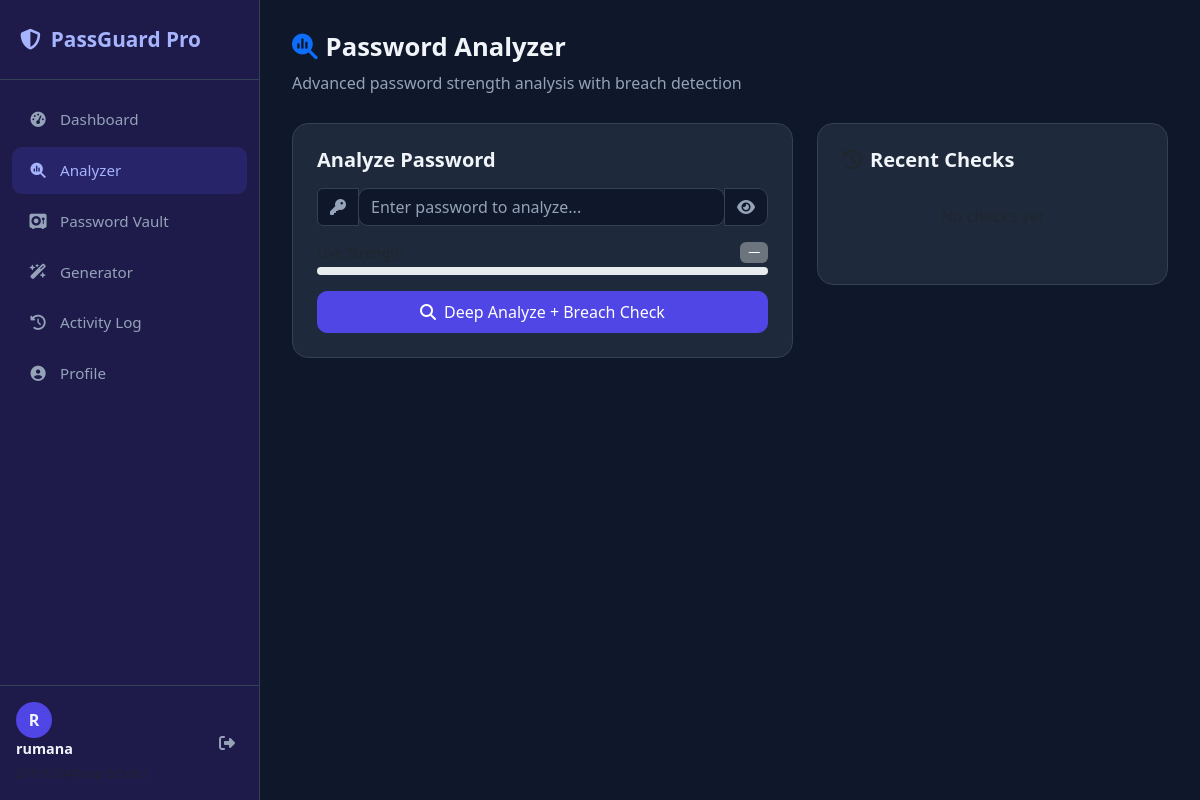
The page /analyzer/ (signed in) on the database as committed earlier.
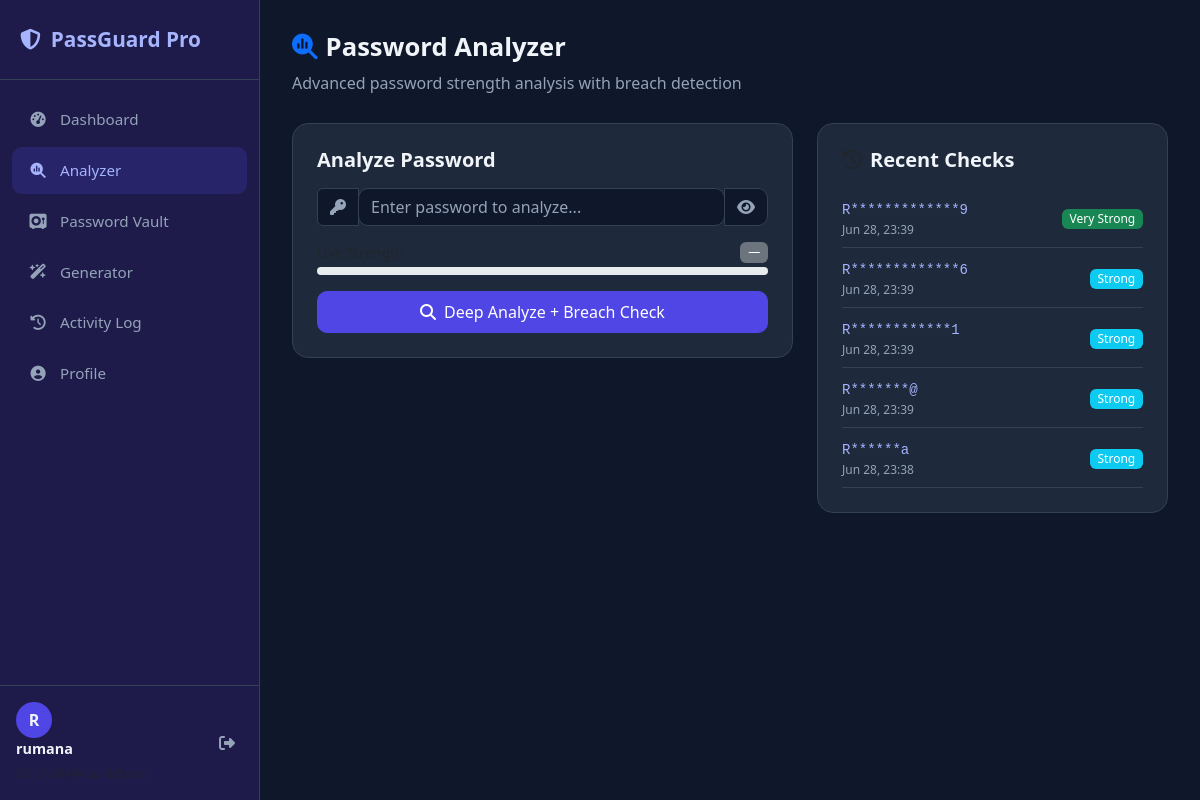
The same page on the database as committed later.
### analyzer/models.py (models this page shows, shortened)
class PasswordAnalysis(models.Model):
    user = models.ForeignKey(User, on_delete=models.CASCADE)
    password_masked = models.CharField(max_length=100)
    strength_label = models.CharField(max_length=20)
    strength_score = models.IntegerField()
    entropy = models.FloatField(default=0)
    was_breached = models.BooleanField(default=False)
    breach_count = models.IntegerField(default=0)
    checked_at = models.DateTimeField(auto_now_add=True)

### analyzer/views.py (the view)
# urls.py: path('', views.analyzer_view, name='analyzer'),
@login_required
def analyzer_view(request):
    recent = PasswordAnalysis.objects.filter(
        user=request.user
    ).order_by('-checked_at')[:5]
    return render(request, 'analyzer/analyzer.html', {'recent': recent})

### templates/analyzer/analyzer.html (shortened to what this page needs)
{% extends 'base.html' %}
{% block content %}
<div class="page-header">
  <h2><i class="fas fa-magnifying-glass-chart me-2 text-primary"></i>Password Analyzer</h2>
  <p>Advanced password strength analysis with breach detection</p>
</div>
<div class="row g-4">
  <div class="col-lg-7">
    <div class="card p-4 mb-4">
      <h5 class="mb-3 fw-bold">Analyze Password</h5>
      <div class="input-group mb-3">
        <span class="input-group-text"><i class="fas fa-key"></i></span>
        <input type="password" id="passwordInput" class="form-control"
               placeholder="Enter password to analyze..." autocomplete="off"/>
        <button class="btn btn-outline-secondary" id="toggleBtn">
          <i class="fas fa-eye" id="eyeIcon"></i>
        </button>
      </div>
      <div class="mb-3">
        <div class="d-flex justify-content-between mb-1">
          <small class="text-muted">Live Strength</small>
          <span id="liveLabel" class="badge bg-secondary">—</span>
        </div>
        <div class="progress" style="height:8px;border-radius:8px;">
        </div>
      </div>
      <button class="btn btn-primary w-100 py-2" id="analyzeBtn">
        <i class="fas fa-search me-2"></i>Deep Analyze + Breach Check
      </button>
    </div>
  </div>
  <div class="col-lg-5">
    <div class="card p-4">
      <h5 class="fw-bold mb-3"><i class="fas fa-clock-rotate-left me-2 text-muted"></i>Recent Checks</h5>
      {% if recent %}
        {% for check in recent %}
        <div class="d-flex justify-content-between align-items-center py-2"
             style="border-bottom:1px solid #334155;">
          <div>
            <code style="color:#a5b4fc;">{{ check.password_masked }}</code>
            <div style="font-size:0.75rem;color:#94a3b8;">{{ check.checked_at|date:"M d, H:i" }}</div>
          </div>
          <div class="text-end">
            {% if check.strength_label == 'Very Strong' %}
              <span class="badge bg-success">{{ check.strength_label }}</span>
            {% elif check.strength_label == 'Strong' %}
              <span class="badge bg-info">{{ check.strength_label }}</span>
            {% elif check.strength_label == 'Moderate' %}
              <span class="badge bg-warning text-dark">{{ check.strength_label }}</span>
            {% else %}
              <span class="badge bg-danger">{{ check.strength_label }}</span>
            {% endif %}
          </div>
        </div>
        {% endfor %}
      {% else %}
        <p class="text-muted text-center py-3">No checks yet</p>
      {% endif %}
    </div>
  </div>
</div>
{% endblock %}

Rows that differ between the two databases and show on the page:
added PasswordAnalysis: password_masked "R*************9", checked_at "Jun 28, 23:39", strength_label "Very Strong"
added PasswordAnalysis: password_masked "R*************6", checked_at "Jun 28, 23:39", strength_label "Strong"
added PasswordAnalysis: password_masked "R************1", checked_at "Jun 28, 23:39", strength_label "Strong"
added PasswordAnalysis: password_masked "R*******@", checked_at "Jun 28, 23:39", strength_label "Strong"
added PasswordAnalysis: password_masked "R******a", checked_at "Jun 28, 23:38", strength_label "Strong"
